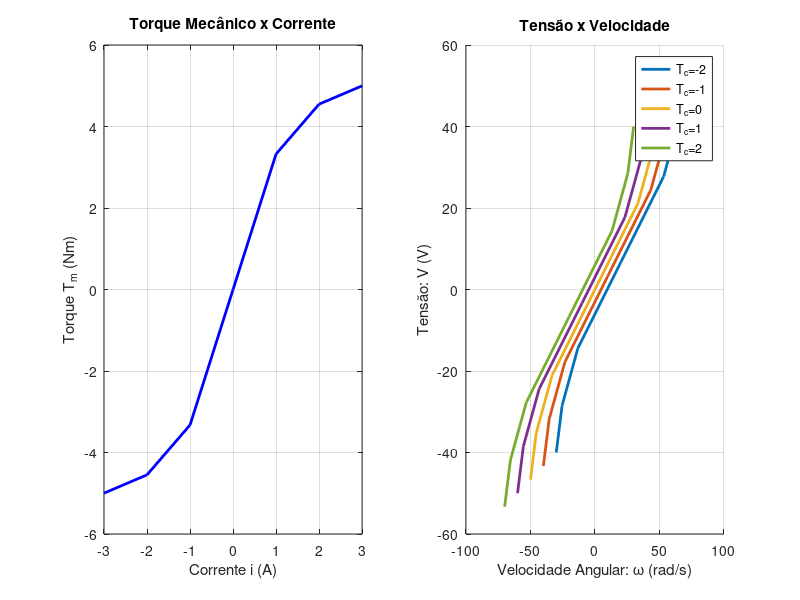

This figure's MATLAB source:
%% Parâmetros
Km = 1/3;
L = 0.5;
R = 10;
B = 0.1;
J= 1;
%%

%-----------------QUESTÃO 1------------------------------
% Valores de Operação
i = -3:3;
Tc = -2:2;
Tm = zeros(size(i));

% Calculando Tm
for k = 1:length(i)
    if i(k) >= 0
        Tm(k) = 5.26*(1 - exp(-i(k)));
    else 
        Tm(k) = -5.26*(1 - exp(i(k)));
    end
end

% Calculando V e w
subplot(1,2,2)
hold on

for j = 1:length(Tc)
    w = (Tm - Tc(j))/B;
    V = R*i + Km*w;
    plot(w,V,'LineWidth',2)
end

grid on
title('Tensão x Velocidade')
xlabel('Velocidade Angular: \omega (rad/s)')
ylabel('Tensão: V (V)')
legend('T_c=-2','T_c=-1','T_c=0','T_c=1','T_c=2','Location','best')

% Plot Torque mecânico x Corrente
subplot(1,2,1)

plot(i, Tm, 'b', 'LineWidth', 2);
grid on;
title('Torque Mecânico x Corrente');
xlabel('Corrente i (A)');
ylabel('Torque T_m (Nm)');

exportgraphics(gcf, 'grafico.pdf', 'ContentType', 'vector');
%%



  


  
